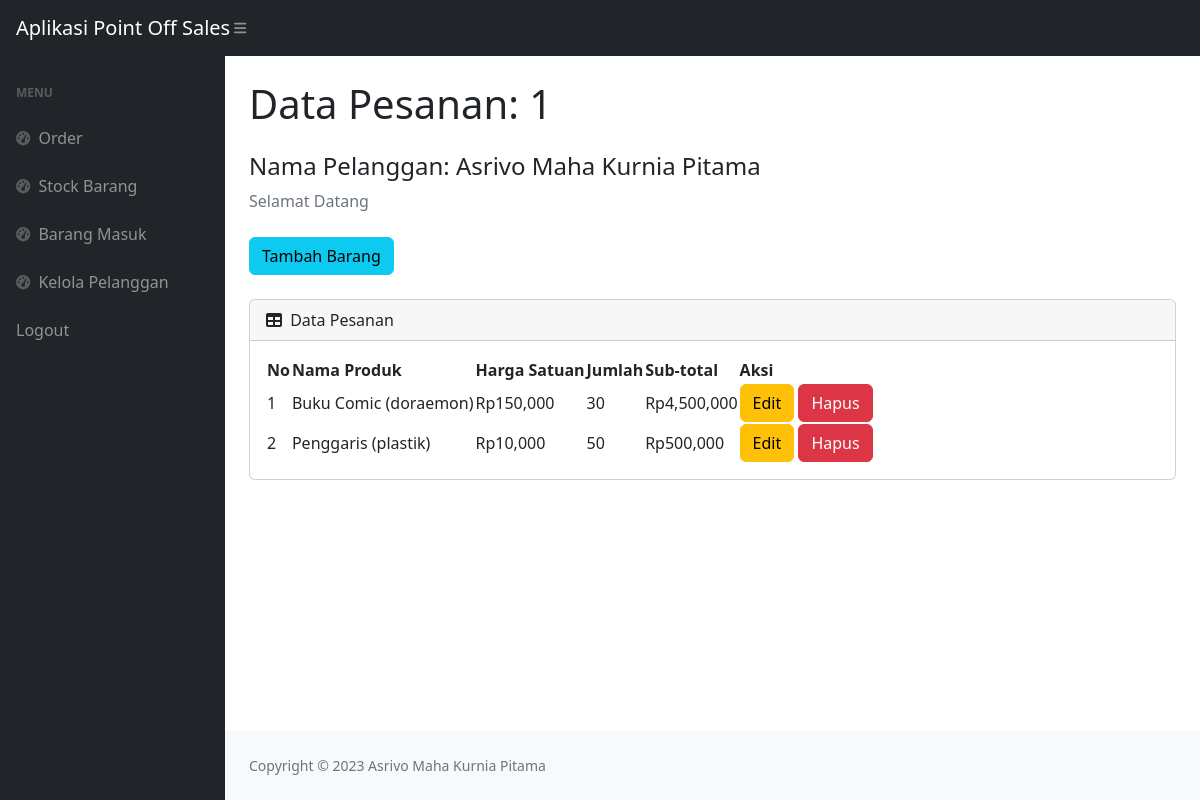
The app's page /view.php?idp=1 (signed in) with its own data.
### tables this page shows
CREATE TABLE `pesanan` (
  `idpesanan` int(11) NOT NULL,
  `tanggal` timestamp NOT NULL DEFAULT current_timestamp(),
  `idpelanggan` int(11) NOT NULL
);

CREATE TABLE `pelanggan` (
  `idpelanggan` int(11) NOT NULL,
  `namapelanggan` varchar(30) NOT NULL,
  `notelp` varchar(15) NOT NULL,
  `alamat` text NOT NULL
);

CREATE TABLE `detailpesanan` (
  `iddetailpesanan` int(11) NOT NULL,
  `idpesanan` int(11) NOT NULL,
  `idproduk` int(11) NOT NULL,
  `qty` int(11) NOT NULL
);

CREATE TABLE `produk` (
  `idproduk` int(11) NOT NULL,
  `namaproduk` varchar(20) NOT NULL,
  `deskripsi` varchar(30) NOT NULL,
  `harga` int(11) NOT NULL,
  `stock` int(11) NOT NULL
);

### view.php (the view, shortened to what this page needs)
<?php
    require 'ceklogin.php';
    if(isset($_GET['idp'])){
        $idp = $_GET['idp'];
        $ambilnamapelanggan = mysqli_query($conn, "select * from pesanan p, pelanggan pl where p.idpelanggan=pl.idpelanggan and p.idpesanan='$idp'");
        $np = mysqli_fetch_array($ambilnamapelanggan);
        $namapel = $np['namapelanggan'];
    } else {
        header('location:index.php');
    }
?>
<!DOCTYPE html>
<html lang="en">
    <head>
        <link href="https://cdn.jsdelivr.net/npm/simple-datatables@7.1.2/dist/style.min.css" rel="stylesheet" />
        <link href="css/styles.css" rel="stylesheet" />
    </head>
    <body class="sb-nav-fixed">
        <nav class="sb-topnav navbar navbar-expand navbar-dark bg-dark">
            <a class="navbar-brand ps-3" href="index.php">Aplikasi Point Off Sales</a>
            <button class="btn btn-link btn-sm order-1 order-lg-0 me-4 me-lg-0" id="sidebarToggle" href="#!"><i class="fas fa-bars"></i></button>
        </nav>
        <div id="layoutSidenav">
            <div id="layoutSidenav_nav">
                <nav class="sb-sidenav accordion sb-sidenav-dark" id="sidenavAccordion">
                    <div class="sb-sidenav-menu">
                        <div class="nav">
                            <div class="sb-sidenav-menu-heading">Menu</div>
                            <a class="nav-link" href="index.php">
                                <div class="sb-nav-link-icon"><i class="fas fa-tachometer-alt"></i></div>
                                Order
                            </a>
                            <a class="nav-link" href="stock.php">
                                <div class="sb-nav-link-icon"><i class="fas fa-tachometer-alt"></i></div>
                                Stock Barang
                            </a>
                            <a class="nav-link" href="masuk.php">
                                <div class="sb-nav-link-icon"><i class="fas fa-tachometer-alt"></i></div>
                                Barang Masuk
                            </a>
                            <a class="nav-link" href="pelanggan.php">
                                <div class="sb-nav-link-icon"><i class="fas fa-tachometer-alt"></i></div>
                                Kelola Pelanggan
                            </a>
                            <a class="nav-link" href="logout.php">
                                Logout
                            </a>
                        </div>
                    </div>
                </nav>
            </div>
            <div id="layoutSidenav_content">
                <main>
                    <div class="container-fluid px-4">
                        <h1 class="mt-4">Data Pesanan: <?=$idp;?></h1>
                        <h4 class="mt-4">Nama Pelanggan: <?=$namapel;?></h4>
                        <ol class="breadcrumb mb-4">
                            <li class="breadcrumb-item active">Selamat Datang</li>
                        </ol>
                        <button type="button" class="btn btn-info mb-4" data-bs-toggle="modal" data-bs-target="#myModal">
                            Tambah Barang
                         </button>
                        <div class="card mb-4">
                            <div class="card-header">
                                <i class="fas fa-table me-1"></i>
                                Data Pesanan
                            </div>
                            <div class="card-body">
                                <table id="datatablesSimple">
                                    <thead>
                                        <tr>
                                            <th>No</th>
                                            <th>Nama Produk</th>
                                            <th>Harga Satuan</th>
                                            <th>Jumlah</th>
                                            <th>Sub-total</th>
                                            <th>Aksi</th>
                                        </tr>
                                    </thead>
                                    <tbody>
                                    <?php
                                    $get = mysqli_query($conn, "SELECT * FROM detailpesanan p, produk pr WHERE p.idproduk = pr.idproduk AND idpesanan = '$idp'");
                                    $i = 1;
                                    while($p=mysqli_fetch_array($get)){
                                    $idpr = $p['idproduk'];
                                    $qty = $p['qty'];
                                    $harga = $p['harga'];
                                    $namaproduk = $p['namaproduk'];
                                    $desc = $p['deskripsi'];
                                    $subtotal = $qty*$harga;
                                    ?>
                                        <tr>
                                            <td><?=$i++;?></td>
                                            <td><?=$namaproduk;?> (<?=$desc;?>)</td>
                                            <td>Rp<?=number_format($harga);?></td>
                                            <td><?=number_format($qty);?></td>
                                            <td>Rp<?=number_format($subtotal);?></td>
                                            <td>
                                            <button type="button" class="btn btn-warning" data-bs-toggle="modal" data-bs-target="#edit<?=$idpr;?>">
                                                Edit
                                            </button>
                                            <button type="button" class="btn btn-danger" data-bs-toggle="modal" data-bs-target="#delete<?=$idpr;?>">
                                            Hapus
                                            </button>
                                            </td>
                                        </tr>
                                    <?php
                                    };
                                    ?>
                                    </tbody>
                                </table>
                            </div>
                        </div>
                    </div>
                </main>
                <footer class="py-4 bg-light mt-auto">
                    <div class="container-fluid px-4">
                        <div class="d-flex align-items-center justify-content-between small">
                            <div class="text-muted">Copyright &copy; 2023 Asrivo Maha Kurnia Pitama</div>
                        </div>
                    </div>
                </footer>
            </div>
        </div>
    </body>
</html>

### records on screen
pesanan: idpelanggan.namapelanggan "Asrivo Maha Kurnia Pitama"
detailpesanan: idproduk.namaproduk "Buku Comic", idproduk.deskripsi "doraemon", idproduk.harga "150,000", qty "30", qty.harga "4,500,000"
detailpesanan: idproduk.namaproduk "Penggaris", idproduk.deskripsi "plastik", idproduk.harga "10,000", qty "50", qty.harga "500,000"

### other values on screen
$idp "1"
